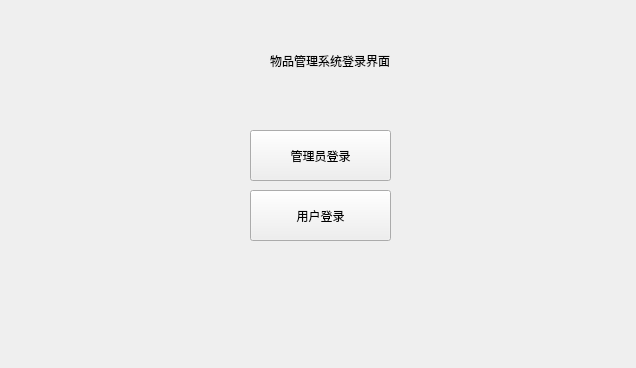
<?xml version="1.0" encoding="UTF-8"?>
<ui version="4.0">
 <class>Widget</class>
 <widget class="QWidget" name="Widget">
  <property name="geometry">
   <rect>
    <x>0</x>
    <y>0</y>
    <width>636</width>
    <height>368</height>
   </rect>
  </property>
  <property name="windowTitle">
   <string>Widget</string>
  </property>
  <widget class="QLabel" name="label">
   <property name="geometry">
    <rect>
     <x>270</x>
     <y>30</y>
     <width>161</width>
     <height>61</height>
    </rect>
   </property>
   <property name="text">
    <string>物品管理系统登录界面</string>
   </property>
  </widget>
  <widget class="QPushButton" name="managerButton">
   <property name="geometry">
    <rect>
     <x>250</x>
     <y>130</y>
     <width>141</width>
     <height>51</height>
    </rect>
   </property>
   <property name="text">
    <string>管理员登录</string>
   </property>
  </widget>
  <widget class="QPushButton" name="userButton">
   <property name="geometry">
    <rect>
     <x>250</x>
     <y>190</y>
     <width>141</width>
     <height>51</height>
    </rect>
   </property>
   <property name="text">
    <string>用户登录</string>
   </property>
  </widget>
 </widget>
 <layoutdefault spacing="6" margin="11"/>
 <resources/>
 <connections/>
</ui>
